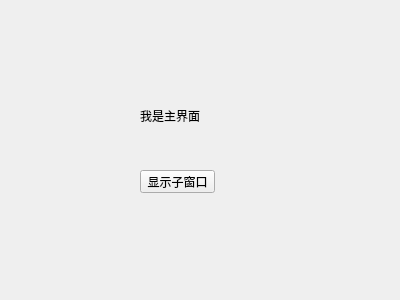
<?xml version="1.0" encoding="UTF-8"?>
<ui version="4.0">
 <class>MyWiget</class>
 <widget class="QWidget" name="MyWiget">
  <property name="geometry">
   <rect>
    <x>0</x>
    <y>0</y>
    <width>400</width>
    <height>300</height>
   </rect>
  </property>
  <property name="windowTitle">
   <string>MyWiget</string>
  </property>
  <widget class="QLabel" name="label">
   <property name="geometry">
    <rect>
     <x>140</x>
     <y>100</y>
     <width>81</width>
     <height>31</height>
    </rect>
   </property>
   <property name="text">
    <string>我是主界面</string>
   </property>
  </widget>
  <widget class="QPushButton" name="showChildButton">
   <property name="geometry">
    <rect>
     <x>140</x>
     <y>170</y>
     <width>75</width>
     <height>23</height>
    </rect>
   </property>
   <property name="text">
    <string>显示子窗口</string>
   </property>
  </widget>
 </widget>
 <layoutdefault spacing="6" margin="11"/>
 <resources/>
 <connections/>
</ui>
